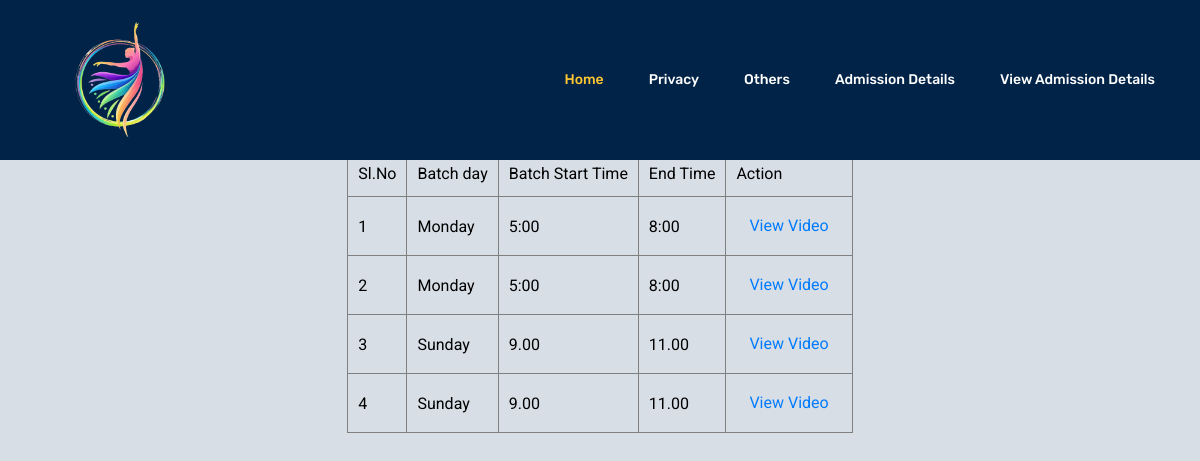
The page /Project/Student/ViewBatchDetails.php?aid=1 on the database its author committed.
### tables this page shows
CREATE TABLE `tbl_batches` (
  `batch_id` int(11) NOT NULL auto_increment,
  `batch_name` varchar(20) NOT NULL,
  `batch_starttime` varchar(20) NOT NULL,
  `batch_endtime` varchar(20) NOT NULL,
  `batch_day` varchar(20) NOT NULL,
  `assign_id` int(11) NOT NULL,
  PRIMARY KEY  (`batch_id`)
);

### Project/Student/ViewBatchDetails.php (the view, shortened to what this page needs)
<?php
include("Head.php");
?>
<!DOCTYPE html PUBLIC "-//W3C//DTD XHTML 1.0 Transitional//EN" "http://www.w3.org/TR/xhtml1/DTD/xhtml1-transitional.dtd">
<html xmlns="http://www.w3.org/1999/xhtml">
<head>
</head>
<body style="background-color:rgb(215, 222, 229);color: black;">
<body>
<br><br><br><br><br><br>
<form id="form1" name="form1" method="post" action="">
  <table border="1" align="center" cellpadding="10">
    <tr>
      <td>Sl.No</td>
      <td>Batch day</td>
      <td>Batch Start Time</td>
      <td>End Time </td>
      <td>Action</td>
    </tr>
    <?php
	$sel="select * from tbl_batches where assign_id='".$_GET["aid"]."'";
	$data=mysql_query($sel);
	$i=0;
	while($row=mysql_fetch_array($data))
	{
		$i++;
	?>
    <tr>
      <td><?php echo $i?></td>
      <td><?php echo $row["batch_day"]?></td>
      <td><?php echo $row["batch_starttime"]?></td>
      <td><?php echo $row["batch_endtime"]?></td>
      <td>                        <a href="ViewVideo.php?cid=<?php echo $_GET["aid"]; ?>" class="btn ">View Video</a>
</td>
    </tr>
    <?php
	}
	?>
  </table>
</form>
</body>
</html>
<br><br><br><br><br><br><br><br>

### rows shown on the page
tbl_batches: batch_day "Monday", batch_starttime "5:00", batch_endtime "8:00"
tbl_batches: batch_day "Monday", batch_starttime "5:00", batch_endtime "8:00"
tbl_batches: batch_day "Sunday", batch_starttime "9.00", batch_endtime "11.00"
tbl_batches: batch_day "Sunday", batch_starttime "9.00", batch_endtime "11.00"
